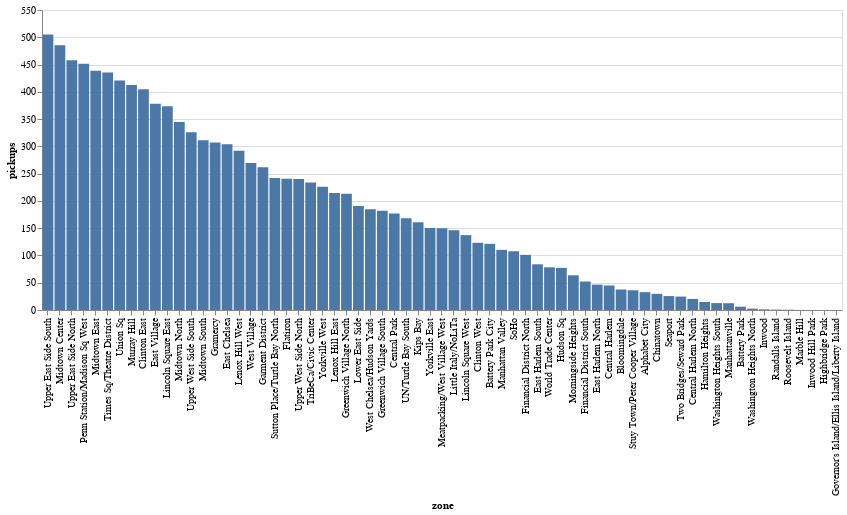

Notebook code cell kept with this figure:
### Markdown cell above
# Histogram Comparison, Pickups per Zone
The plot shows Manhattan zones ordered by their average number of pickups over the year.

The top ten here:

|Zone|Number of Pickups (mean)|
| --- | --- |
|Upper East Side South:|505.161416|
|Midtown Center|485.399543|
|Upper East Side North|457.652283|
|Penn Station/Madison Sq West|451.312671|
|Midtown East|438.765411|
|Times Sq/Theatre District|435.514155|
|Union Sq|420.867009|
|Murray Hill|412.360616|
|Clinton East|404.736301|
|East Village|377.901941|

### Code cell
df_grouped = df2[['zone', 'pickups']]
df_grouped = df_grouped.groupby('zone').mean().sort_values('pickups', ascending=False).reset_index()

pickups_by_zone = alt.Chart(df_grouped).mark_bar().encode(
    x=alt.X('zone',
            sort=alt.Sort(field='pickups',
                         order='descending')
    ),
    y='pickups',
    tooltip='zone'
).properties(
    width=800
)
pickups_by_zone

### Figure 1 — Vega-Lite specification as saved in the notebook (floating-point values rounded to 4 significant figures)
{"config": {"view": {"continuousWidth": 400, "continuousHeight": 300}}, "data": {"name": "data-693bc07e9fc07893755971e058b3df7c"}, "mark": "bar", "encoding": {"tooltip": {"type": "nominal", "field": "zone"}, "x": {"type": "nominal", "field": "zone", "sort": {"field": "pickups", "order": "descending"}}, "y": {"type": "quantitative", "field": "pickups"}}, "width": 800, "$schema": "https://vega.github.io/schema/vega-lite/v4.8.1.json", "datasets": {"data-693bc07e9fc07893755971e058b3df7c": [{"zone": "Upper East Side South", "pickups": 505.2}, {"zone": "Midtown Center", "pickups": 485.4}, {"zone": "Upper East Side North", "pickups": 457.7}, {"zone": "Penn Station/Madison Sq West", "pickups": 451.3}, {"zone": "Midtown East", "pickups": 438.8}, {"zone": "Times Sq/Theatre District", "pickups": 435.5}, {"zone": "Union Sq", "pickups": 420.9}, {"zone": "Murray Hill", "pickups": 412.4}, {"zone": "Clinton East", "pickups": 404.7}, {"zone": "East Village", "pickups": 377.9}, {"zone": "Lincoln Square East", "pickups": 373.7}, {"zone": "Midtown North", "pickups": 344.5}, {"zone": "Upper West Side South", "pickups": 325.8}, {"zone": "Midtown South", "pickups": 311.4}, {"zone": "Gramercy", "pickups": 307.0}, {"zone": "East Chelsea", "pickups": 304.1}, {"zone": "Lenox Hill West", "pickups": 291.8}, {"zone": "West Village", "pickups": 269.5}, {"zone": "Garment District", "pickups": 261.9}, {"zone": "Sutton Place/Turtle Bay North", "pickups": 241.9}, {"zone": "Flatiron", "pickups": 240.8}, {"zone": "Upper West Side North", "pickups": 240.0}, {"zone": "TriBeCa/Civic Center", "pickups": 233.8}, {"zone": "Yorkville West", "pickups": 226.2}, {"zone": "Lenox Hill East", "pickups": 214.6}, {"zone": "Greenwich Village North", "pickups": 213.1}, {"zone": "Lower East Side", "pickups": 190.7}, {"zone": "West Chelsea/Hudson Yards", "pickups": 184.8}, {"zone": "Greenwich Village South", "pickups": 182.2}, {"zone": "Central Park", "pickups": 176.8}, {"zone": "UN/Turtle Bay South", "pickups": 168.2}, {"zone": "Kips Bay", "pickups": 160.9}, {"zone": "Yorkville East", "pickups": 150.4}, {"zone": "Meatpacking/West Village West", "pickups": 150.0}, {"zone": "Little Italy/NoLiTa", "pickups": 146.3}, {"zone": "Lincoln Square West", "pickups": 137.2}, {"zone": "Clinton West", "pickups": 123.2}, {"zone": "Battery Park City", "pickups": 121.3}, {"zone": "Manhattan Valley", "pickups": 110.2}, {"zone": "SoHo", "pickups": 107.7}, {"zone": "Financial District North", "pickups": 101.1}, {"zone": "East Harlem South", "pickups": 83.76}, {"zone": "World Trade Center", "pickups": 78.27}, {"zone": "Hudson Sq", "pickups": 77.29}, {"zone": "Morningside Heights", "pickups": 63.61}, {"zone": "Financial District South", "pickups": 52.21}, {"zone": "East Harlem North", "pickups": 46.45}, {"zone": "Central Harlem", "pickups": 44.93}, {"zone": "Bloomingdale", "pickups": 37.59}, {"zone": "Stuy Town/Peter Cooper Village", "pickups": 36.17}, {"zone": "Alphabet City", "pickups": 32.73}, {"zone": "Chinatown", "pickups": 29.6}, {"zone": "Seaport", "pickups": 25.54}, {"zone": "Two Bridges/Seward Park", "pickups": 24.61}, {"zone": "Central Harlem North", "pickups": 20.31}, {"zone": "Hamilton Heights", "pickups": 14.71}, {"zone": "Washington Heights South", "pickups": 12.64}, {"zone": "Manhattanville", "pickups": 12.41}, {"zone": "Battery Park", "pickups": 6.087}, {"zone": "Washington Heights North", "pickups": 2.479}, {"zone": "Inwood", "pickups": 1.23}, {"zone": "Randalls Island", "pickups": 0.7677}, {"zone": "Roosevelt Island", "pickups": 0.5728}, {"zone": "Marble Hill", "pickups": 0.1231}, {"zone": "Inwood Hill Park", "pickups": 0.07705}, {"zone": "Highbridge Park", "pickups": 0.06906}, {"zone": "Governor's Island/Ellis Island/Liberty Island", "pickups": 0.0001142}]}}
